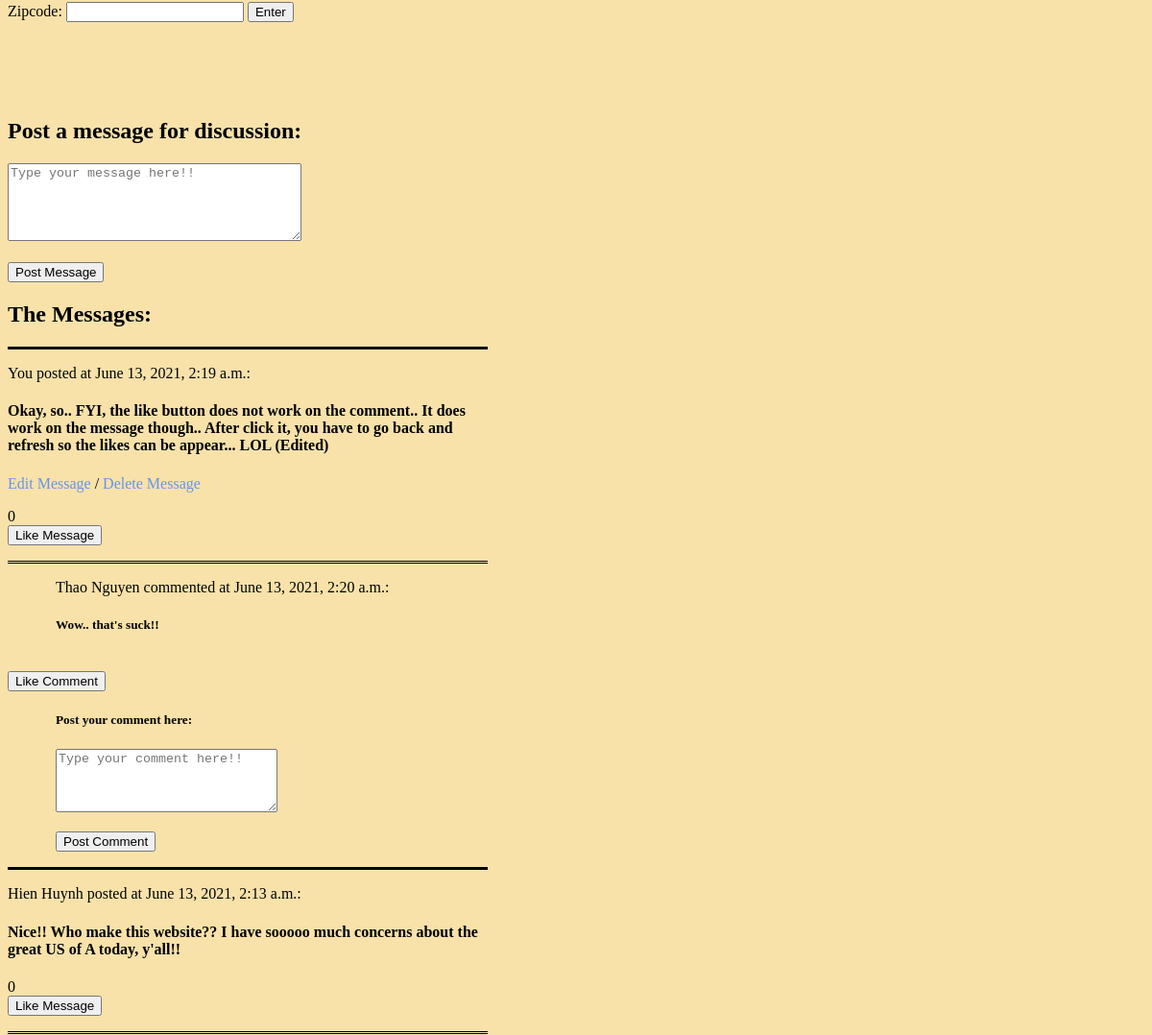
Before: /success/ (signed in, middle part) with the older database file.
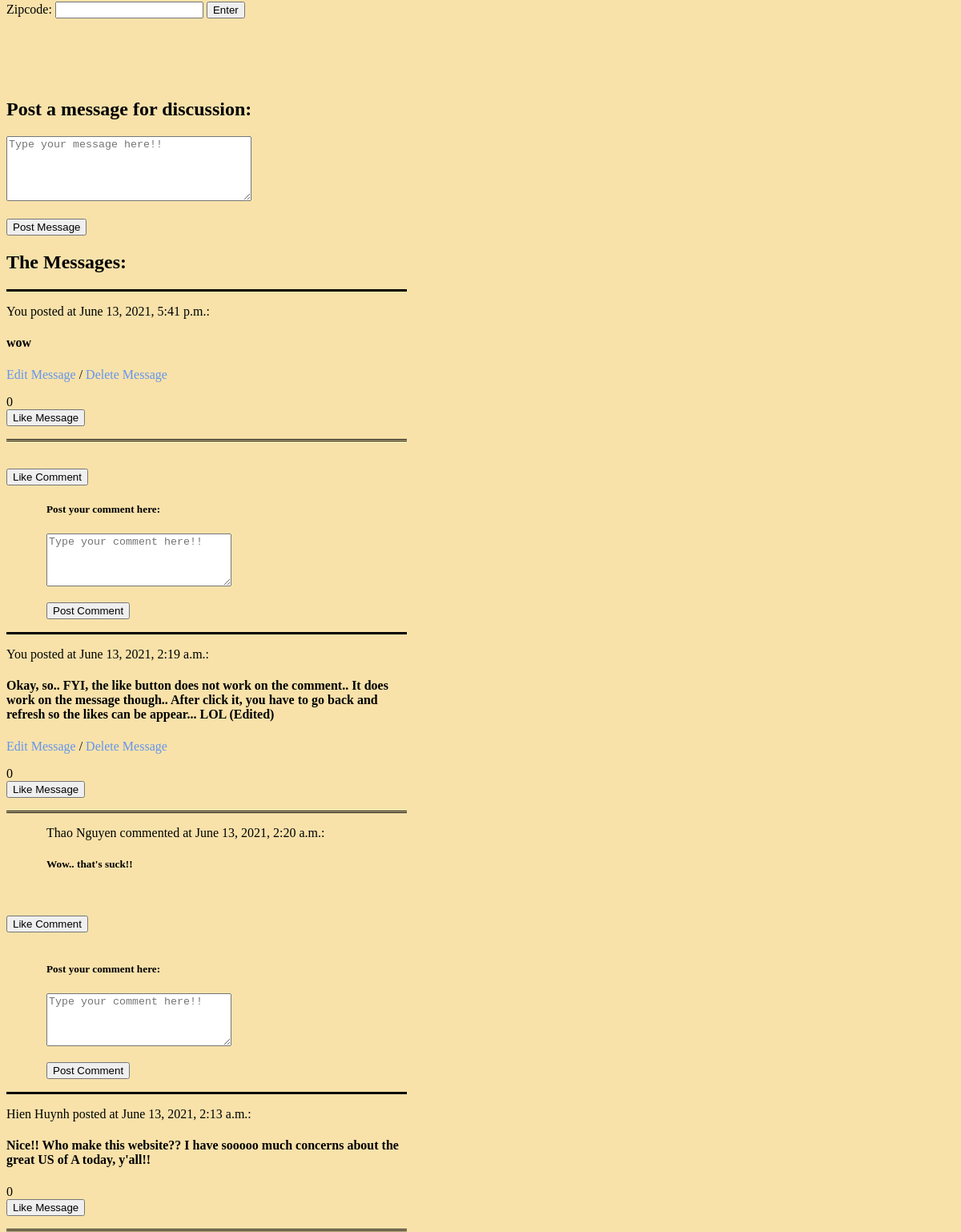
After: the same page with the newer database file.
### rateApp/models.py (models this page shows, shortened)
class Message(models.Model):
    message = models.TextField()
    user = models.ForeignKey(User, related_name="messages", on_delete = models.CASCADE)
    user_likes = models.ManyToManyField(User, related_name='user_likes')
    created_at = models.DateTimeField(auto_now_add=True)
    updated_at = models.DateTimeField(auto_now=True)

class Comment(models.Model):
    comment = models.TextField()
    user_likes = models.ManyToManyField(User, related_name='comment_like')
    user = models.ForeignKey(User, related_name="users", on_delete = models.CASCADE)
    message = models.ForeignKey(Message, related_name="comments", on_delete = models.CASCADE)
    created_at = models.DateTimeField(auto_now_add=True)
    updated_at = models.DateTimeField(auto_now=True)

class User(models.Model):
    firstName = models.CharField(max_length=45)
    lastName = models.CharField(max_length=45)
    email = models.EmailField(unique=True)
    username = models.CharField(max_length=45)
    password = models.CharField(max_length=45)
    created_at = models.DateTimeField(auto_now_add=True)
    updated_at = models.DateTimeField(auto_now=True)
    objects = UserManager()

### rateApp/views.py (the view)
# urls.py: path('success/', views.success),
def success(request):
    if 'user_id' not in request.session:
        messages.error(request, 'You need to be logged in to post a comment!!')
        return redirect('/')
    else:
        context = {
            'name' : User.objects.get(id=request.session['user_id']),
            'messages' : Message.objects.all().order_by('-created_at'),
            'opinions' : Opinion.objects.all().order_by('-created_at'),
        }
        return render(request, 'daily.html', context)

### rateApp/templates/Daily.html (shortened to what this page needs)
<!DOCTYPE html>
<html lang="en">
<head>
    {% load static %}
    <link rel='stylesheet' href="{% static 'css/styles.css' %}">
</head>
<body>
    <div class="daily">
            <div>
                <form action="/view_officials" method="post">
                    Zipcode: <input type="text" name="zipcode">
                    <button>Enter</button>
                </form>
            </div>
        <div class="message">
            <h2>Post a message for discussion:</h2>
            <form action="/message" method="POST">
                <textarea class="box" name="message" placeholder="Type your message here!!"></textarea><br><br>
                <button type="submit">Post Message</button>
            </form>
        </div>
        <div class="exist">
            <h2 class="head">The Messages:</h2>
            {% for message in messages %}
            <div class="mes">
                {% if message.user.id == request.session.user_id %}
                    <p>You posted at {{message.created_at}}:</p>
                    <h4>{{message.message}}</h4>
                    <p><a href='/editMessage/{{message.id}}' class="ed">Edit Message</a> /
                        <a href="/deleteMessage/{{message.id}}" class="del">Delete Message</a></p>
                {% else %}
                    <p>{{ message.user.firstName }} {{ message.user.lastName}} posted at {{message.created_at}}:</p>
                    <h4>{{message.message}}</h4>
                {% endif %}
                <p>{{ message.user_likes.count }} <br>
                <a href="/messageLike/{{message.id}}"><button>Like Message</button></a>
            </div>
                    {% for comment in message.comments.all %}
                            {% if comment.user.id == request.session.user_id %}
                                <div class="comment1">
                                    <p>You commented at {{comment.created_at}}:</p>
                                    <h5>{{comment.comment}}</h5>
                                    <p><a href='/editComment/{{comment.id}}' class="ed">Edit Comment</a> /
                                        <a href="/deleteComment/{{comment.id}}" class="del">Delete Comment</a>
                                    </p>
                                </div>
                            {% else %}
                                <div class="comment1">
                                    <p>{{ comment.user.firstName }} {{ comment.user.lastName}} commented at {{comment.created_at}}:</p>
                                    <h5>{{comment.comment}}</h5>
                                </div>
                            {% endif %}
                    {% endfor %}
                    <p>{{ comment.comment_like.count }} <br>
                        <a href="/commentLike/{{comment.id}}"><button>Like Comment</button></a>
                    <div class="comment">
                        <h5>Post your comment here:</h5>
                        <form action="/comment" method="POST">
                            <textarea class="box1" name="comment" placeholder="Type your comment here!!"></textarea>
                            <p><button type="submit">Post Comment</button></p>
                        </form>
                    </div>
                </div>
            </div>
            {% endfor %}
</body>
</html>

Changed rows visible on the page:
added Message: created_at "June 13, 2021, 5:41 p.m.", message "wow", user_likes.count "0"
